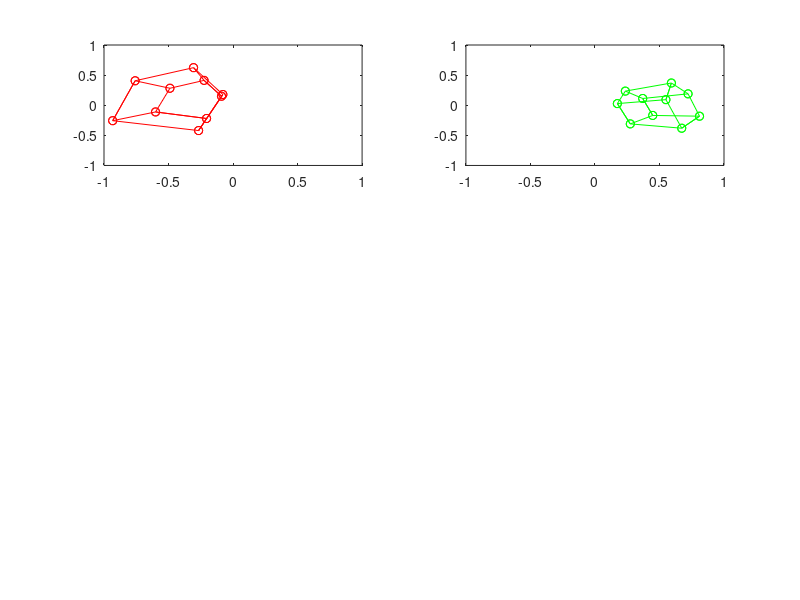

Reproduce this figure in MATLAB. (Note: this script raises an error after producing the figure.)
% Moodleの「3次元復元」のページから
% xx1とxx2の配列データを以下にコピーペーストせよ

xx1 = [-0.30623, 0.623878; -0.078802, 0.178331; -0.267014, -0.420676; -0.932677, -0.256612; -0.758762, 0.40612; -0.30623, 0.623878; -0.224509, 0.412484; -0.089326, 0.149664; -0.205494, -0.220182; -0.600524, -0.111333; -0.489092, 0.281824; -0.224509, 0.412484; -0.089326, 0.149664; -0.078802, 0.178331; -0.267014, -0.420676; -0.205494, -0.220182; -0.600524, -0.111333; -0.932677, -0.256612; -0.758762, 0.40612; -0.489092, 0.281824];
xx2 = [0.235483, 0.234391; 0.173542, 0.027176; 0.273821, -0.309805; 0.44765, -0.169485; 0.370111, 0.111923; 0.235483, 0.234391; 0.59231, 0.369147; 0.550009, 0.092539; 0.672435, -0.381688; 0.810211, -0.181899; 0.72161, 0.189162; 0.59231, 0.369147; 0.550009, 0.092539; 0.173542, 0.027176; 0.273821, -0.309805; 0.672435, -0.381688; 0.810211, -0.181899; 0.44765, -0.169485; 0.370111, 0.111923; 0.72161, 0.189162];

% 画像の表示
subplot(3,2,1); plot(xx1(:,1),xx1(:,2),'r'); hold on;  
plot(xx1(:,1),xx1(:,2),'ro'); hold off; axis([-1,1,-1,1]);
subplot(3,2,2); plot(xx2(:,1),xx2(:,2),'g'); hold on;  
plot(xx2(:,1),xx2(:,2),'go'); hold off; axis([-1,1,-1,1]);

% 以下に前回の演習で作成したエピポーラ幾何と運動復元のプログラムをコピーペーストせよ

%calculation F matrix
M = zeros(20,9);
for i = 1:20
    x1 = xx1(i,1);
    y1 = xx1(i,2);
    x2 = xx2(i,1);
    y2 = xx2(i,2);
    M(i,:) = [x1*x2, y1*x2, x2, x1*y2, y1*y2, y2, x1, y1, 1];
end;
[v,d] = eig(M'*M);
f = v(:,1);
F = [f(1:3)';f(4:6)';f(7:9)'];

%calculation R,T
[R1,R2,T1,T2] = compRT(F);

%calculation e
[v1,d1] = eig(F'*F);
e1h = v1(:,1);
e1 = [e1h(1),e1h(2)]/e1h(3);
[v2,d2] = eig(F*F');
e2h = v2(:,1);
e2 = [e2h(1),e2h(2)]/e2h(3);

%calculation l
l1h = zeros(3,20);
l2h = zeros(3,20);
for i = 1:20
    l1h(:,i) = F'*[xx2(i,1);xx2(i,2);1];
    l2h(:,i) = F *[xx1(i,1);xx1(i,2);1];
end;


% 画像の表示
figure
subplot(3,2,1); plot(xx1(:,1),xx1(:,2),'r'); hold on;  
plot(xx1(:,1),xx1(:,2),'ro'); plot(e1(1),e1(2),'ro');
for i = 1:20 
    wline(l1h(:,i));
end;
hold off; axis([-1,1,-1,1]);
subplot(3,2,2); plot(xx2(:,1),xx2(:,2),'g'); hold on;
plot(xx2(:,1),xx2(:,2),'go'); plot(e2(1),e2(2),'go');
for i = 1:20 
    wline(l2h(:,i));
end;
hold off; axis([-1,1,-1,1]);

% 以下にユークリッド復元のプログラムを作成せよ

A = [1,0,0;0,1,0;0,0,1];
m1h = A*[xx1,ones(20,1)]';
m2h = A*[xx2,ones(20,1)]';
P0 = A*[1,0,0,0;0,1,0,0;0,0,1,0];
P1 = A*[R1,T1];
P2 = A*[R1,T2];
P3 = A*[R2,T1];
P4 = A*[R2,T2];
XX1 = zeros(20,3);
XX2 = zeros(20,3);
XX3 = zeros(20,3);
XX4 = zeros(20,3);
for i = 1:20
    m1hi = m1h(:,i);
    m1hcross = [0,-m1hi(3),m1hi(2);m1hi(3),0,-m1hi(1);-m1hi(2),m1hi(1),0];
    Q1 = m1hcross*P0;

    m2hi = m2h(:,i);
    m2hcross = [0,-m2hi(3),m2hi(2);m2hi(3),0,-m2hi(1);-m2hi(2),m2hi(1),0];

    Q2 = m2hcross*P1;
    M = [Q1;Q2];
    [v,d] = eig(M'*M);
    XX1hi = v(:,1);
    XX1(i,:) = XX1hi(1:3)'/XX1hi(4);

    Q2 = m2hcross*P2;
    M = [Q1;Q2];
    [v,d] = eig(M'*M);
    XX2hi = v(:,1);
    XX2(i,:) = XX2hi(1:3)'/XX2hi(4);

    Q2 = m2hcross*P3;
    M = [Q1;Q2];
    [v,d] = eig(M'*M);
    XX3hi = v(:,1);
    XX3(i,:) = XX3hi(1:3)'/XX3hi(4);

    Q2 = m2hcross*P4;
    M = [Q1;Q2];
    [v,d] = eig(M'*M);
    XX4hi = v(:,1);
    XX4(i,:) = XX4hi(1:3)'/XX4hi(4);
    
end;
subplot(3,2,3);
plot3(XX1(:,1), XX1(:,2), XX1(:,3),'b');
subplot(3,2,4);
plot3(XX2(:,1), XX2(:,2), XX2(:,3),'b');
subplot(3,2,5);
plot3(XX3(:,1), XX3(:,2), XX3(:,3),'b');
subplot(3,2,6);
plot3(XX4(:,1), XX4(:,2), XX4(:,3),'b');

VV = XX4(3,:) - XX4(4,:);
XX = round(XX4 / sqrt(VV*VV'), 2);